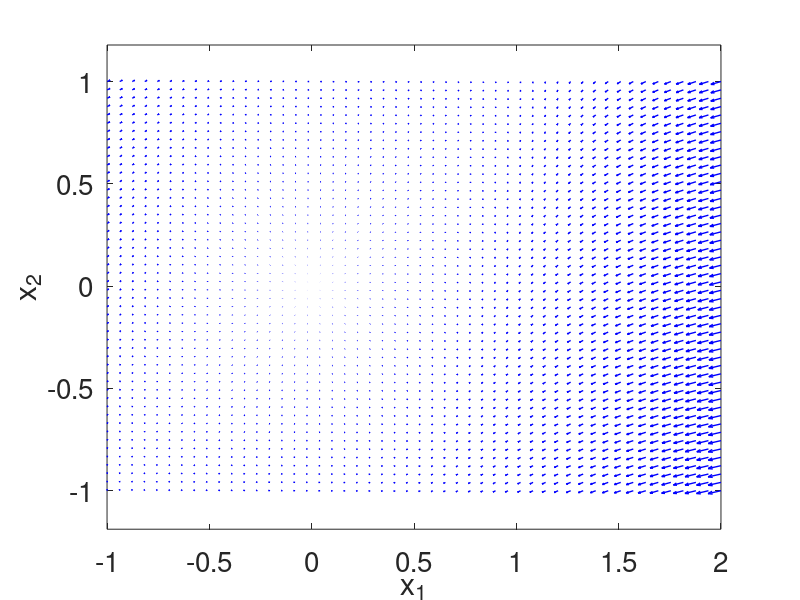

The MATLAB script that drew this image: (Note: this script raises an error after producing the figure.)
clear all; close all; clc

#@Josenalde Oliveira

#campo vetorial
#Exemplo 1: pêndulo não amortecido sem entrada externa

#y" + sin(y) = 0
#Fazendo x_1 = y e x_2 = y', tem-se x_1' = x_2 e x_2'=-sin(y)

#Função lambda sem atrito
#f_1 = @(t,X) [X(2); -sin(X(1))];

#Função lambda com atrito
f_3 = @(t,X) [X(2); -sin(X(1)) - 0.5*X(2)]; #g=l=10,m=1,B=0.5

f_4 = @(t,X) [X(2); -2*X(1) - X(1)^2 - 0.5*X(2)];

f_5 = @(t,X) [-X(1)^2+2*X(1)*X(2); -2*X(1)*X(2)+0.5*X(2)-X(2)^2];

f_6 = @(t,X) [X(2); 1 - ((1^2)/(X(1)^2))];

#Exemplo 2: VAN DER POL
#mx" + 2c(x^2-1)x' + kx=0
m=1; c=0.1; k=1; #testar para c variando 0.1, 0.2, 0.5, 1.0, 1.5, 2.0
f_2 = @(t, X) [X(2); (1/m)*(-2*c*(X(1)^2-1)*X(2)-k*X(1))];

#Exemplo 3: PÊNDULO SEM ATRITO COM OSCILAÇÕES PEQUENAS EM TORNO DO EQUILÍBRIO
#wn = 1;
wn = 0.3;
#wn = 1.4;
f_7 = @(t, X) [X(2); -wn^2*X(1)];
u = 2;
f_8 = @(t, X) [X(2); 1 - (u^2/X(1)^2)];

f_9 = @(t, X) [4 - X(1)^2 - 4*X(2)^2; X(2)^2 - X(1)^2 + 1];

# PREDADOR-PRESA
alpha = 0.5;
beta = 2.0;
gamma = 1;
f_10 = @(t, X) [-alpha*X(1) + gamma*X(1)*X(2); beta*X(2) - gamma*X(1)*X(2)];

mu = 0.0;
f_11 = @(t, X) [mu*X(1) + X(2) - X(1)^3; -X(1)];


#Vamos definir o intervalo em x_1 e x_2 de interesse
x_1_min = -1;
x_1_max = 2;
x_2_min = -1;
x_2_max = 1;

#cria eixos
x_1 = linspace(x_1_min, x_1_max, 50);
x_2 = linspace(x_2_min, x_2_max, 50);

#cria grid 20x20
[x,x_dot] = meshgrid(x_1,x_2);

u = zeros(size(x)); #guardará o valor de dot_x1 em cada ponto e v guardará o valor de dot_x2 em cada ponto
v = zeros(size(x));

t=0;
for i = 1:numel(x)
    Xprime = f_11(t,[x(i); x_dot(i)]); % MUDAR SISTEMA AQUI
    u(i) = Xprime(1);
    v(i) = Xprime(2);
end

quiver(x, x_dot, u,v ,'b', 'LineWidth', 1);
hold on;
xlabel('x_1');
ylabel('x_2');
axis tight equal;
set(gca, 'Fontsize', 20);

#Algumas trajetórias

#for x_2_0 = [1]
#for x_2_0 = [0.5 1 1.5 2.5 4.5]
while true
    #[x0_x, x0_y] = [2, 0];
    [x0_x, x0_y] = ginput(1);
    x0 = [x0_x, x0_y];
    tspan=[0 100];
    [ts,xs] = ode45(f_11,tspan, x0); % MUDAR SISTEMA AQUI
    plot(0,0, 'ro', 'marker', '*');
    plot(xs(:,1),xs(:,2), 'linewidth', 3);
    plot(xs(1,1), xs(1,2), 'ro', 'marker', 'd') % starting point
    plot(xs(end,1),xs(end,2),'ks') % ending point
    figure;
    plot(ts, xs(:,1), 'k', 'linewidth', 3);
    xlabel('t (s) ');
    ylabel('x(t)');
end
hold off
